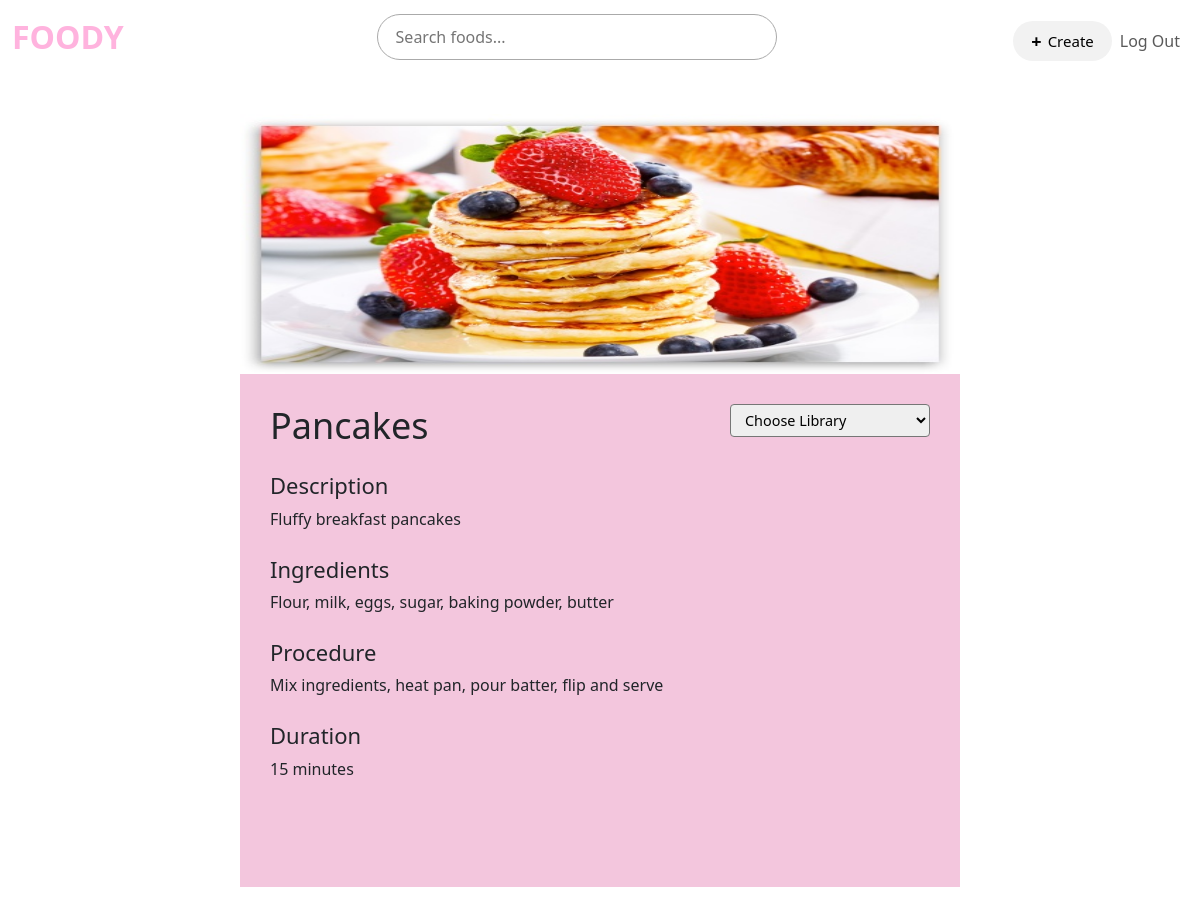
Screenshot of /food?food_id=3 (signed in) with the database file from the repository.
### tables this page shows
CREATE TABLE ownFood (foodid INTEGER PRIMARY KEY AUTOINCREMENT NOT NULL, TITLE TEXT NOT NULL, DESCRIPTION TEXT NOT NULL,RECIPE TEXT NOT NULL, PROCEDURE TEXT NOT NULL, DURATIONS INTEGER NOT NULL, IMAGE TEXT, user_id INTEGER);

### app.py (the view)
@app.route("/food")
@login_required
def food():
    libraries = []
    lib = db.execute("SELECT library FROM library WHERE user_id = (?) GROUP BY library", session["user_id"])
    for dic in lib:
        libraries.append(dic["library"])
    food_id = request.args.get("food_id")
    if not food_id:
        return render_template("food.html")
    else:
        food = db.execute("SELECT * FROM ownFood WHERE foodid = (?)", food_id)
        return render_template("food.html", food=food[0], libraries=libraries)

### app.py (called while the page is built)
def login_required(f):
    @wraps(f)
    def decorated_function(*args, **kwargs):
        if session.get("user_id") is None:
            return redirect("/login")
        return f(*args, **kwargs)
    return decorated_function

@app.after_request
def after_request(response):
    response.headers["Cache-Control"] = "no-cache, no-store, must-revalidate"
    response.headers["Expires"] = 0
    response.headers["Pragma"] = "no-cache"
    return response

### templates/food.html (shortened to what this page needs)
{% extends "layout.html" %}
{% block main %}
    <div class="food-container">
        <div class="food-image">
            {% if food.IMAGE %}
                <img src="{{ url_for('static', filename='uploads/' + food.IMAGE) }}" alt="{{ food.TITLE }}">
            {% else %}
                <p>No image available</p>
            {% endif %}
        </div>
        <div class="food-details">
            <div class="title">
                <h1 id="title">{{ food.TITLE }}</h1>
                <form id="libraryForm" action="/set_library" method="POST">
                    <select id="browsers" name="library">
                        <option disabled selected>Choose Library</option>
                    </select>
                </form>
            </div>
            <h3>Description</h3>
            <p id="description">{{ food.DESCRIPTION }}</p>
           <h3>Ingredients</h3>
            <p>{{ food.RECIPE }}</p>
            <h3>Procedure</h3>
            <p>{{ food.PROCEDURE }}</p>
            <h3>Duration</h3>
            <p>{{ food.DURATIONS }} minutes</p>
        </div>
    </div>
{% endblock %}

### static/styles.css (style rules this page uses)
body { margin: 0; font-family: Arial, sans-serif; background: #F3C6DD; color: #1E1E1E; }
.food-container { width: 60%; margin: 40px auto; background: #F3C6DD; padding-bottom: 60px; }
.food-image img { width: 100%; height: 100%; }
.food-image img { background: #D9D9D9; height: 260px; display: flex; justify-content: center; align-items: center; }
.food-details { padding: 30px; }
.food-details h1 { margin: 0; font-size: 36px; }
.food-details h3 { margin-top: 25px; font-size: 22px; }
.food-details p, .food-details ul, .food-details ol { font-size: 16px; }
#browsers { font-size: 0.9em; padding: 5px 10px; width: 200px;/ line-height: 1.2; border-radius: 4px; }
.title { display: flex; justify-content: space-between; }

### rows the page displays
ownFood: IMAGE (picture), TITLE "Pancakes", DESCRIPTION "Fluffy breakfast pancakes", RECIPE "Flour, milk, eggs, sugar, baking powder, butter", PROCEDURE "Mix ingredients, heat pan, pour batter, flip and serve", DURATIONS "15"
